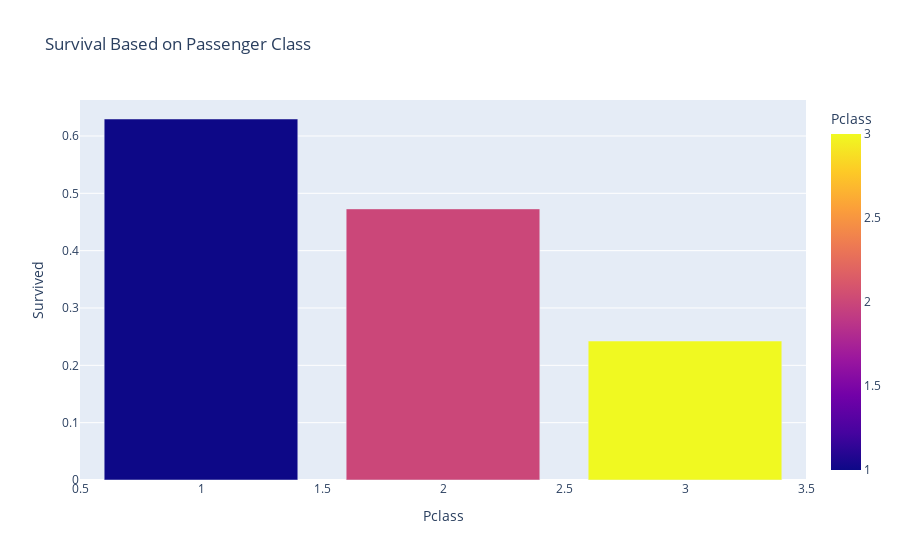

Notebook source saved alongside this figure:
### Markdown cell above
### Passenger Class Analysis(Impact of Passenger Class on Survival)

Analyze the survival rate based on passenger class(Pclass)

### Code cell
# Calculate the survival rate for each class
pclass_survival = df.groupby("Pclass")["Survived"].mean().reset_index()
print("=" * 60)
print("PASSENGER CLASS ANALYSIS")
print("=" * 60)
print(pclass_survival)

# Survival rate based on class
px.bar(pclass_survival, x= "Pclass", y= "Survived", color= "Pclass", title= "Survival Based on Passenger Class")
# sns.countplot(data=df, x= "Survived", hue="Pclass")
# plt.title("Survival Based on Passenger Class", fontsize= 14)

### Figure 1 — Plotly figure (JSON) as saved in the notebook; plotly's stock layout.template omitted (floating-point values rounded to 4 significant figures)
{"data": [{"alignmentgroup": "True", "hovertemplate": "Pclass=%{marker.color}<br>Survived=%{y}<extra></extra>", "legendgroup": "", "marker": {"color": [1, 2, 3], "coloraxis": "coloraxis", "pattern": {"shape": ""}}, "name": "", "offsetgroup": "", "orientation": "v", "showlegend": false, "textposition": "auto", "type": "bar", "x": [1, 2, 3], "xaxis": "x", "y": [0.6296, 0.4728, 0.2424], "yaxis": "y"}], "layout": {"autosize": true, "barmode": "relative", "coloraxis": {"colorbar": {"title": {"text": "Pclass"}}, "colorscale": [[0, "#0d0887"], [0.1111, "#46039f"], [0.2222, "#7201a8"], [0.3333, "#9c179e"], [0.4444, "#bd3786"], [0.5556, "#d8576b"], [0.6667, "#ed7953"], [0.7778, "#fb9f3a"], [0.8889, "#fdca26"], [1, "#f0f921"]]}, "legend": {"tracegroupgap": 0}, "title": {"text": "Survival Based on Passenger Class"}, "xaxis": {"anchor": "y", "autorange": true, "domain": [0, 1], "range": [0.5, 3.5], "title": {"text": "Pclass"}, "type": "linear"}, "yaxis": {"anchor": "x", "autorange": true, "domain": [0, 1], "range": [0, 0.6628], "title": {"text": "Survived"}, "type": "linear"}}}
